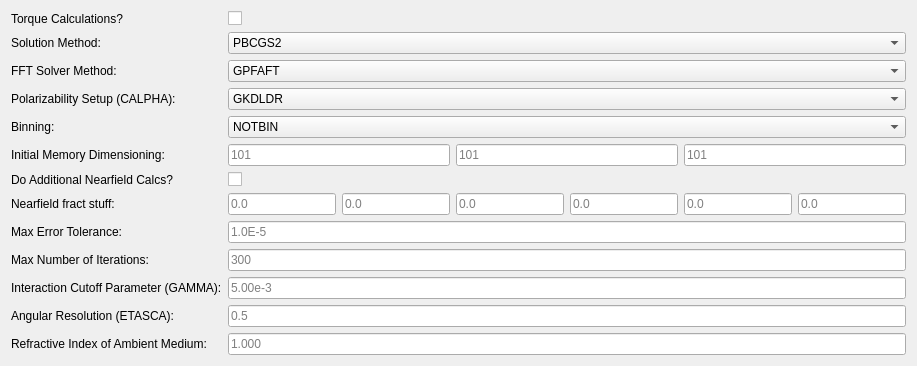
      <widget class="QWidget" name="tab_2">
       <attribute name="title">
        <string>Basics</string>
       </attribute>
       <layout class="QFormLayout" name="formLayout_2">
        <property name="fieldGrowthPolicy">
         <enum>QFormLayout::AllNonFixedFieldsGrow</enum>
        </property>
        <item row="0" column="0">
         <widget class="QLabel" name="label_11">
          <property name="text">
           <string>Torque Calculations?</string>
          </property>
         </widget>
        </item>
        <item row="0" column="1">
         <widget class="QCheckBox" name="chkDoTorques">
          <property name="statusTip">
           <string>Either do or skip torque calculations</string>
          </property>
          <property name="text">
           <string/>
          </property>
         </widget>
        </item>
        <item row="1" column="0">
         <widget class="QLabel" name="label_12">
          <property name="text">
           <string>Solution Method:</string>
          </property>
         </widget>
        </item>
        <item row="1" column="1">
         <widget class="QComboBox" name="cmbSolnMeth">
          <property name="statusTip">
           <string>CMDSOL*6 (PBCGS2, PBCGST, PETRKP) -- select solution method</string>
          </property>
          <item>
           <property name="text">
            <string>PBCGS2</string>
           </property>
          </item>
          <item>
           <property name="text">
            <string>PBCGST</string>
           </property>
          </item>
          <item>
           <property name="text">
            <string>PETRKP</string>
           </property>
          </item>
         </widget>
        </item>
        <item row="2" column="0">
         <widget class="QLabel" name="label_13">
          <property name="text">
           <string>FFT Solver Method:</string>
          </property>
         </widget>
        </item>
        <item row="2" column="1">
         <widget class="QComboBox" name="cmbFFTsolver">
          <property name="statusTip">
           <string>CMDFFT*6 (GPFAFT, FFTMKL). FFTMKL only available on Intel-compiled DDSCAT 7.2.</string>
          </property>
          <item>
           <property name="text">
            <string>GPFAFT</string>
           </property>
          </item>
          <item>
           <property name="text">
            <string>FFTMKL</string>
           </property>
          </item>
         </widget>
        </item>
        <item row="3" column="0">
         <widget class="QLabel" name="label_14">
          <property name="text">
           <string>Polarizability Setup (CALPHA):</string>
          </property>
         </widget>
        </item>
        <item row="3" column="1">
         <widget class="QComboBox" name="cmbCALPHA">
          <property name="statusTip">
           <string>CALPHA*6 (GKDLDR, LATTDR)</string>
          </property>
          <item>
           <property name="text">
            <string>GKDLDR</string>
           </property>
          </item>
          <item>
           <property name="text">
            <string>LATTDIR</string>
           </property>
          </item>
         </widget>
        </item>
        <item row="4" column="0">
         <widget class="QLabel" name="label_15">
          <property name="text">
           <string>Binning:</string>
          </property>
         </widget>
        </item>
        <item row="4" column="1">
         <widget class="QComboBox" name="cmbBinning">
          <property name="statusTip">
           <string>CBINFLAG (NOTBIN, ORIBIN, ALLBIN)</string>
          </property>
          <item>
           <property name="text">
            <string>NOTBIN</string>
           </property>
          </item>
          <item>
           <property name="text">
            <string>ORIBIN</string>
           </property>
          </item>
          <item>
           <property name="text">
            <string>ALLBIN</string>
           </property>
          </item>
         </widget>
        </item>
        <item row="5" column="0">
         <widget class="QLabel" name="label_16">
          <property name="text">
           <string>Initial Memory Dimensioning:</string>
          </property>
         </widget>
        </item>
        <item row="5" column="1">
         <layout class="QHBoxLayout" name="horizontalLayout_4">
          <item>
           <widget class="QLineEdit" name="txtImem1">
            <property name="statusTip">
             <string>Memory cells in each direction reserved for the first iteration. After the first, the matrix is autosized.</string>
            </property>
            <property name="placeholderText">
             <string>101</string>
            </property>
           </widget>
          </item>
          <item>
           <widget class="QLineEdit" name="txtImem2">
            <property name="statusTip">
             <string>Memory cells in each direction reserved for the first iteration. After the first, the matrix is autosized.</string>
            </property>
            <property name="placeholderText">
             <string>101</string>
            </property>
           </widget>
          </item>
          <item>
           <widget class="QLineEdit" name="txtImem3">
            <property name="statusTip">
             <string>Memory cells in each direction reserved for the first iteration. After the first, the matrix is autosized.</string>
            </property>
            <property name="placeholderText">
             <string>101</string>
            </property>
           </widget>
          </item>
         </layout>
        </item>
        <item row="6" column="0">
         <widget class="QLabel" name="label_17">
          <property name="text">
           <string>Do Additional Nearfield Calcs?</string>
          </property>
         </widget>
        </item>
        <item row="6" column="1">
         <widget class="QCheckBox" name="chkNearfield">
          <property name="statusTip">
           <string>Calculate nearfield E?</string>
          </property>
          <property name="text">
           <string/>
          </property>
         </widget>
        </item>
        <item row="7" column="0">
         <widget class="QLabel" name="label_18">
          <property name="text">
           <string>Nearfield fract stuff:</string>
          </property>
         </widget>
        </item>
        <item row="7" column="1">
         <layout class="QHBoxLayout" name="horizontalLayout_7">
          <item>
           <widget class="QLineEdit" name="txtNear1">
            <property name="statusTip">
             <string>fract. extens. of calc. vol. in -x</string>
            </property>
            <property name="placeholderText">
             <string>0.0</string>
            </property>
           </widget>
          </item>
          <item>
           <widget class="QLineEdit" name="txtNear2">
            <property name="statusTip">
             <string>fract. extens. of calc. vol. in +x</string>
            </property>
            <property name="placeholderText">
             <string>0.0</string>
            </property>
           </widget>
          </item>
          <item>
           <widget class="QLineEdit" name="txtNear3">
            <property name="statusTip">
             <string>fract. extens. of calc. vol. in -y</string>
            </property>
            <property name="placeholderText">
             <string>0.0</string>
            </property>
           </widget>
          </item>
          <item>
           <widget class="QLineEdit" name="txtNear4">
            <property name="statusTip">
             <string>fract. extens. of calc. vol. in +y</string>
            </property>
            <property name="placeholderText">
             <string>0.0</string>
            </property>
           </widget>
          </item>
          <item>
           <widget class="QLineEdit" name="txtNear5">
            <property name="statusTip">
             <string>fract. extens. of calc. vol. in -z</string>
            </property>
            <property name="readOnly">
             <bool>false</bool>
            </property>
            <property name="placeholderText">
             <string>0.0</string>
            </property>
           </widget>
          </item>
          <item>
           <widget class="QLineEdit" name="txtNear6">
            <property name="statusTip">
             <string>fract. extens. of calc. vol. in +z</string>
            </property>
            <property name="readOnly">
             <bool>false</bool>
            </property>
            <property name="placeholderText">
             <string>0.0</string>
            </property>
           </widget>
          </item>
         </layout>
        </item>
        <item row="8" column="0">
         <widget class="QLabel" name="label_19">
          <property name="text">
           <string>Max Error Tolerance:</string>
          </property>
         </widget>
        </item>
        <item row="9" column="0">
         <widget class="QLabel" name="label_20">
          <property name="text">
           <string>Max Number of Iterations:</string>
          </property>
         </widget>
        </item>
        <item row="10" column="0">
         <widget class="QLabel" name="label_22">
          <property name="text">
           <string>Interaction Cutoff Parameter (GAMMA):</string>
          </property>
         </widget>
        </item>
        <item row="11" column="0">
         <widget class="QLabel" name="label_21">
          <property name="text">
           <string>Angular Resolution (ETASCA):</string>
          </property>
         </widget>
        </item>
        <item row="12" column="0">
         <widget class="QLabel" name="label_23">
          <property name="text">
           <string>Refractive Index of Ambient Medium:</string>
          </property>
         </widget>
        </item>
        <item row="8" column="1">
         <widget class="QLineEdit" name="txtMaxTol">
          <property name="statusTip">
           <string>TOL = MAX ALLOWED (NORM OF |G&gt;=AC|E&gt;-ACA|X&gt;)/(NORM OF AC|E&gt;)</string>
          </property>
          <property name="placeholderText">
           <string>1.0E-5</string>
          </property>
         </widget>
        </item>
        <item row="9" column="1">
         <widget class="QLineEdit" name="txtMaxIter">
          <property name="statusTip">
           <string>Maximum number of iterations allowed</string>
          </property>
          <property name="placeholderText">
           <string>300</string>
          </property>
         </widget>
        </item>
        <item row="10" column="1">
         <widget class="QLineEdit" name="txtGamma">
          <property name="statusTip">
           <string>Interaction cutoff parameter for PBC calculations (1e-2 is normal, 3e-3 for greater accuracy)</string>
          </property>
          <property name="placeholderText">
           <string>5.00e-3</string>
          </property>
         </widget>
        </item>
        <item row="11" column="1">
         <widget class="QLineEdit" name="txtETASCA">
          <property name="statusTip">
           <string>Angular resolution for calculation of &lt;cos&gt;, etc... (number of angles is proportional to [(3+x)/ETASCA]^2 )</string>
          </property>
          <property name="placeholderText">
           <string>0.5</string>
          </property>
         </widget>
        </item>
        <item row="12" column="1">
         <widget class="QLineEdit" name="txtNAMBIENT">
          <property name="statusTip">
           <string>Refractive Index of Ambient Medium</string>
          </property>
          <property name="placeholderText">
           <string>1.000</string>
          </property>
         </widget>
        </item>
       </layout>
      </widget>
